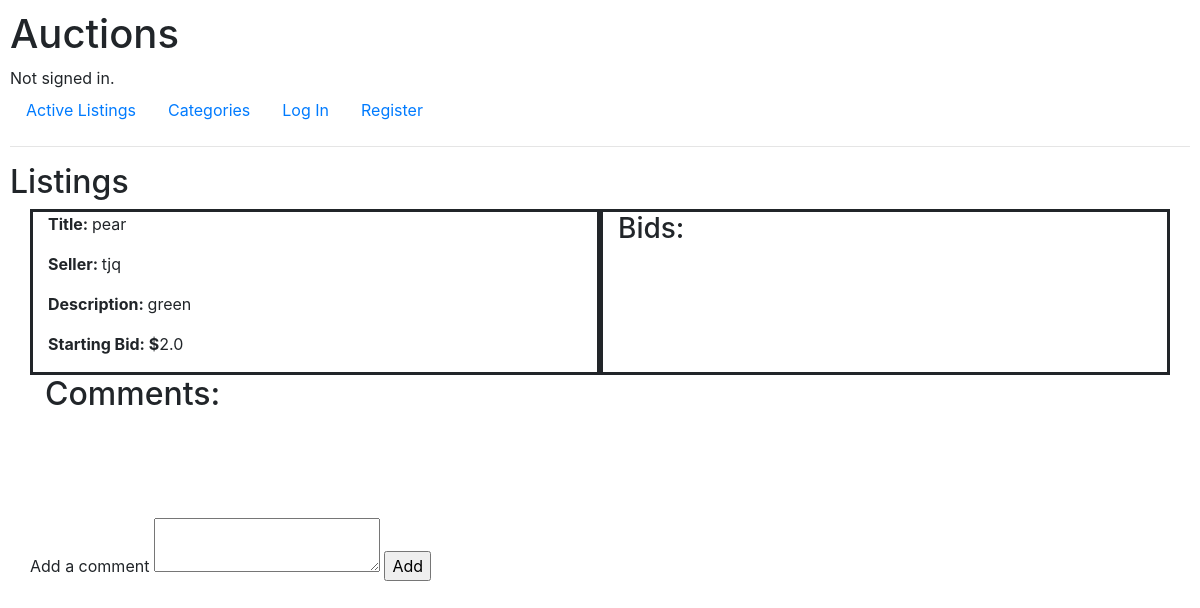
Page /pear&9 on the earlier database version.
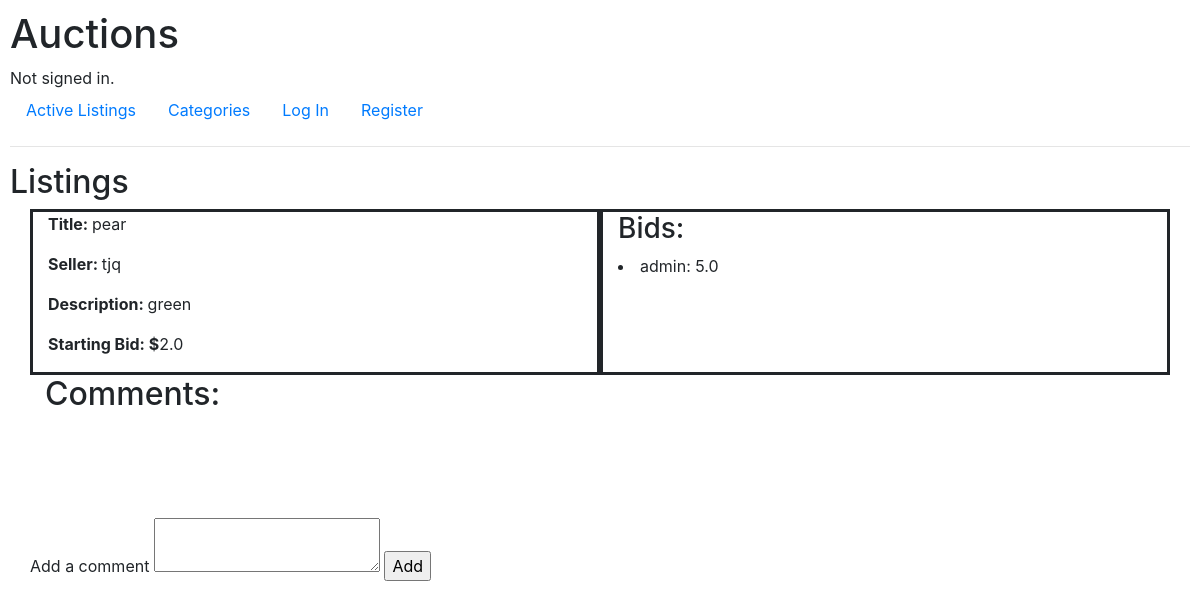
Same page on the later database version.
### auctions/models.py (models this page shows, shortened)
class Bidding(models.Model):
    buyer_id = models.ForeignKey(User, on_delete=models.CASCADE, related_name="buyer")
    bids_title = models.ForeignKey(Titles, on_delete=models.CASCADE)
    bid = models.FloatField(blank=False, null=True)

class User(AbstractUser):
    def __str__(self):
        return f"{self.username}"
    pass

### auctions/views.py (the view)
# urls.py: path("<str:listing_name>&<str:title_id>", views.listing, name="listing")
def listing(request, listing_name, title_id):
    title_name = Titles.objects.get(title=listing_name, id=title_id)
    listing_row = Listings.objects.get(title=title_name)
    if request.user.username != "" :
        if WishList.objects.filter(user_id=request.user, wishlist_title=title_name).count() == 1:
            wishlist = WishList.objects.get(user_id=request.user, wishlist_title=title_name)
        else:
            wishlist = False
    else:
        wishlist = False
    if Bidding.objects.filter(bids_title=title_name).count() != 0:
        bids = list(Bidding.objects.filter(bids_title=title_name).all())
    else:
        bids = False
    if CloseListing.objects.filter(title=title_name).count() == 1:
        closed = CloseListing.objects.get(title=title_name)
    else:
        closed = False
    if Comments.objects.filter(comments_title=title_name).count() != 0:
        comments = Comments.objects.filter(comments_title=title_name).all()
    else:
        comments = False
    return render(request, "auctions/listing.html", {
        "listing": listing_row,
        "wishlist": wishlist,
        "bids": bids,
        "closed": closed,
        "comments": comments
    })

### auctions/models.py (called while the page is built)
    def __str__(self):
        return f"{self.title}"

### auctions/templates/auctions/listing.html (shortened to what this page needs)
{% extends "auctions/layout.html" %}
{% block body %}
    <h2> Listings </h2>
    <div class="container">
        <div class="row">
            <div class="col-6" style="border:solid;">
                <p><b>Title: </b>{{listing.title}}</p>
                <p><b>Seller: </b>{{listing.seller_id}}</p>
                <p><b>Description: </b>{{listing.description}}</p>
                <p><b>Starting Bid: $</b>{{listing.starting_bid}}</p>
            </div>
            <div class="col-6" style="border:solid;">
                {% if not closed %}
                    <h3>Bids: </h3>
                    {% if bids %}
                        {% for bid in bids %}
                            <li>{{bid.buyer_id}}: {{bid.bid}}</li>
                        {% endfor %}
                    {% endif %}
                {% else %}
                    {% if closed.winner == request.user %}
                        <h3>Winner: {{closed.winner}}</h3>
                        <h3>Price Bought: ${{closed.bid}}</h3>
                    {% endif %}
                {% endif %}
            </div>
        </div>
        {% if not closed %}
            <h2>Comments: </h2>
            <div class="row">
                <br></br>
            </div>
        {% endif %}
        <br></br>
        <div class="row">
            <form action="{% url 'comments' %}", method="post">
                <label for="comment">Add a comment</label>
                <textarea id="comment" name="comment" rows="2" cols="20"></textarea>
                <input type="submit" value="Add">
            </form>
        </div>
    </div>
{% endblock %}

Differences in the rows shown:
added Bidding: buyer_id "admin", bid "5.0"
